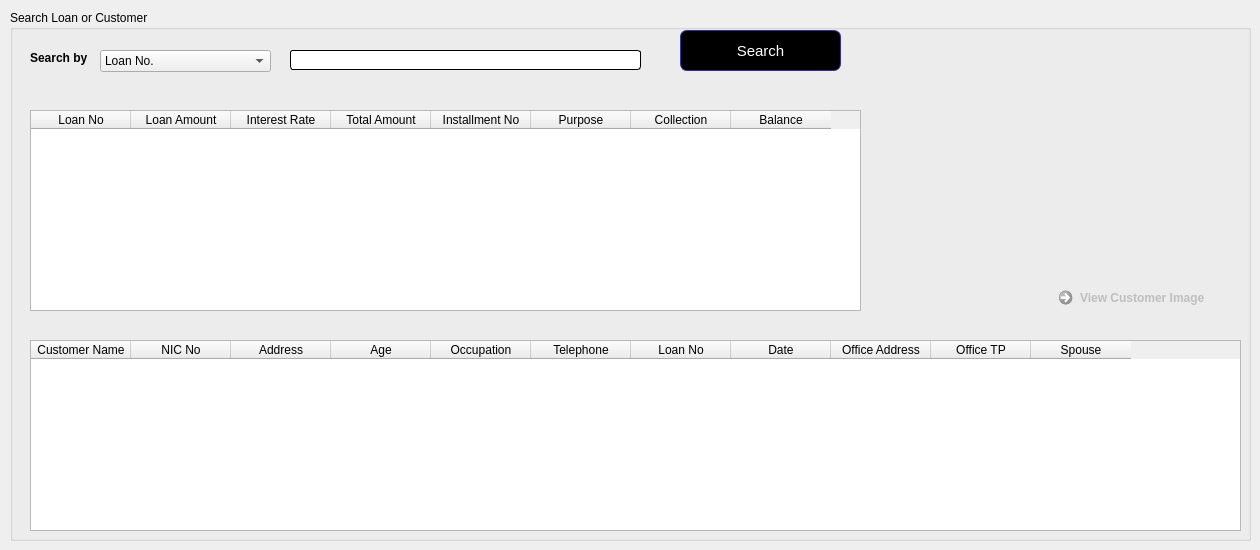
      <widget class="QWidget" name="tab_17">
       <attribute name="title">
        <string>Search</string>
       </attribute>
       <widget class="QGroupBox" name="groupBox_11">
        <property name="geometry">
         <rect>
          <x>10</x>
          <y>10</y>
          <width>1241</width>
          <height>531</height>
         </rect>
        </property>
        <property name="styleSheet">
         <string notr="true">QLabel {
font-weight: bold;
font-size: 12px;
}
QLineEdit,QListWidget,QPlainTextEdit {	
       border: 1px solid rgb(0, 0, 0);	 	      
       border-radius: 3px;	 	       
 	

       selection-background-color: rgb(253, 216, 134);	 	       selection-background-color: rgb(253, 216, 134);	

       font-size: 12px;	 	       font-size: 12px;	
}</string>
        </property>
        <property name="title">
         <string>Search Loan or Customer</string>
        </property>
        <widget class="QComboBox" name="comboBox_7">
         <property name="geometry">
          <rect>
           <x>90</x>
           <y>40</y>
           <width>171</width>
           <height>22</height>
          </rect>
         </property>
         <item>
          <property name="text">
           <string>Loan No.</string>
          </property>
         </item>
         <item>
          <property name="text">
           <string>NIC No.</string>
          </property>
         </item>
         <item>
          <property name="text">
           <string>Customer Name</string>
          </property>
         </item>
         <item>
          <property name="text">
           <string>Loan Date (eg. 2016-12-01)</string>
          </property>
         </item>
         <item>
          <property name="text">
           <string>Guaranters (Search By Loan No)</string>
          </property>
         </item>
        </widget>
        <widget class="QLabel" name="label_94">
         <property name="geometry">
          <rect>
           <x>20</x>
           <y>40</y>
           <width>81</width>
           <height>16</height>
          </rect>
         </property>
         <property name="text">
          <string>Search by </string>
         </property>
        </widget>
        <widget class="QLineEdit" name="lineEdit_20">
         <property name="geometry">
          <rect>
           <x>280</x>
           <y>40</y>
           <width>351</width>
           <height>20</height>
          </rect>
         </property>
        </widget>
        <widget class="QPushButton" name="pushButton_40">
         <property name="geometry">
          <rect>
           <x>670</x>
           <y>20</y>
           <width>161</width>
           <height>41</height>
          </rect>
         </property>
         <property name="styleSheet">
          <string notr="true">QPushButton:hover {
color: black;
background-color: grey;
border-width: 1px;
border-color: #339;
border-style: solid;
border-radius: 7;
padding: 3px;
font-size: 15px;
padding-left: 5px;
padding-right: 5px;
}
QPushButton {
color: white;
background-color: QLinearGradient( );
border-width: 1px;
border-color: #339;
border-style: solid;
border-radius: 7;
padding: 3px;
font-size: 15px;
padding-left: 5px;
padding-right: 5px;

}</string>
         </property>
         <property name="text">
          <string>Search</string>
         </property>
        </widget>
        <widget class="QTableWidget" name="tableWidget_17">
         <property name="geometry">
          <rect>
           <x>20</x>
           <y>100</y>
           <width>831</width>
           <height>201</height>
          </rect>
         </property>
         <column>
          <property name="text">
           <string>Loan No</string>
          </property>
         </column>
         <column>
          <property name="text">
           <string>Loan Amount</string>
          </property>
         </column>
         <column>
          <property name="text">
           <string>Interest Rate</string>
          </property>
         </column>
         <column>
          <property name="text">
           <string>Total Amount</string>
          </property>
         </column>
         <column>
          <property name="text">
           <string>Installment No</string>
          </property>
         </column>
         <column>
          <property name="text">
           <string>Purpose</string>
          </property>
         </column>
         <column>
          <property name="text">
           <string>Collection</string>
          </property>
         </column>
         <column>
          <property name="text">
           <string>Balance</string>
          </property>
         </column>
        </widget>
        <widget class="QTableWidget" name="tableWidget_19">
         <property name="geometry">
          <rect>
           <x>20</x>
           <y>330</y>
           <width>1211</width>
           <height>191</height>
          </rect>
         </property>
         <column>
          <property name="text">
           <string>Customer Name</string>
          </property>
         </column>
         <column>
          <property name="text">
           <string>NIC No</string>
          </property>
         </column>
         <column>
          <property name="text">
           <string>Address</string>
          </property>
         </column>
         <column>
          <property name="text">
           <string>Age</string>
          </property>
         </column>
         <column>
          <property name="text">
           <string>Occupation</string>
          </property>
         </column>
         <column>
          <property name="text">
           <string>Telephone</string>
          </property>
         </column>
         <column>
          <property name="text">
           <string>Loan No</string>
          </property>
         </column>
         <column>
          <property name="text">
           <string>Date</string>
          </property>
         </column>
         <column>
          <property name="text">
           <string>Office Address</string>
          </property>
         </column>
         <column>
          <property name="text">
           <string>Office TP</string>
          </property>
         </column>
         <column>
          <property name="text">
           <string>Spouse</string>
          </property>
         </column>
        </widget>
        <widget class="QLabel" name="label_95">
         <property name="geometry">
          <rect>
           <x>280</x>
           <y>70</y>
           <width>491</width>
           <height>21</height>
          </rect>
         </property>
         <property name="styleSheet">
          <string notr="true">color:red;</string>
         </property>
         <property name="text">
          <string/>
         </property>
        </widget>
        <widget class="QCommandLinkButton" name="commandLinkButton_2">
         <property name="enabled">
          <bool>false</bool>
         </property>
         <property name="geometry">
          <rect>
           <x>1041</x>
           <y>270</y>
           <width>181</width>
           <height>41</height>
          </rect>
         </property>
         <property name="text">
          <string>View Customer Image</string>
         </property>
        </widget>
       </widget>
      </widget>
